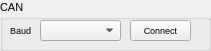
   <widget class="QGroupBox" name="groupBox_3">
    <property name="geometry">
     <rect>
      <x>170</x>
      <y>60</y>
      <width>211</width>
      <height>51</height>
     </rect>
    </property>
    <property name="font">
     <font>
      <family>Arial</family>
      <pointsize>8</pointsize>
     </font>
    </property>
    <property name="title">
     <string>CAN</string>
    </property>
    <widget class="QLabel" name="label_2">
     <property name="geometry">
      <rect>
       <x>10</x>
       <y>20</y>
       <width>31</width>
       <height>21</height>
      </rect>
     </property>
     <property name="font">
      <font>
       <family>Arial</family>
       <pointsize>7</pointsize>
      </font>
     </property>
     <property name="text">
      <string>Baud</string>
     </property>
    </widget>
    <widget class="QComboBox" name="comboBox_can_baudrate">
     <property name="geometry">
      <rect>
       <x>40</x>
       <y>20</y>
       <width>81</width>
       <height>21</height>
      </rect>
     </property>
     <property name="font">
      <font>
       <family>Arial</family>
       <pointsize>7</pointsize>
      </font>
     </property>
    </widget>
    <widget class="QPushButton" name="pushButton_can_connect">
     <property name="geometry">
      <rect>
       <x>130</x>
       <y>20</y>
       <width>61</width>
       <height>21</height>
      </rect>
     </property>
     <property name="font">
      <font>
       <family>Arial</family>
       <pointsize>7</pointsize>
      </font>
     </property>
     <property name="text">
      <string>Connect</string>
     </property>
    </widget>
   </widget>
